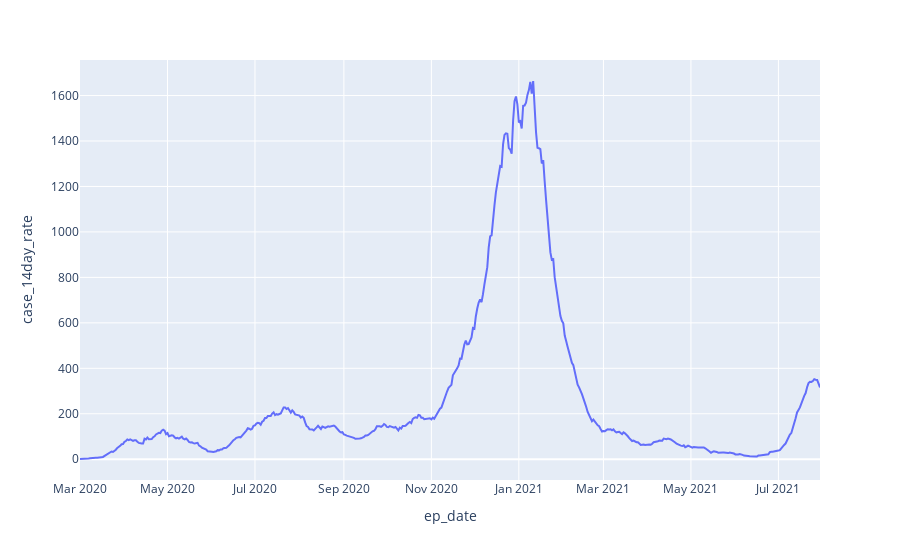

Notebook code for this chart:
### Code cell
fig.show()

### Figure 1 — Plotly figure (JSON) as saved in the notebook; plotly's stock layout.template omitted (floating-point values rounded to 4 significant figures; data arrays with more than 128 entries replaced by an {"elided": "..."} marker saying what was removed)
{"data": [{"hovertemplate": "ep_date=%{x}<br>case_14day_rate=%{y}<extra></extra>", "legendgroup": "", "line": {"color": "#636efa", "dash": "solid"}, "mode": "lines", "name": "", "orientation": "v", "showlegend": false, "type": "scatter", "x": {"elided": "517 str values"}, "xaxis": "x", "y": {"elided": "517 int values"}, "yaxis": "y"}], "layout": {"autosize": true, "legend": {"tracegroupgap": 0}, "margin": {"t": 60}, "xaxis": {"anchor": "y", "autorange": true, "domain": [0, 1], "range": ["2020-03-01", "2021-07-30"], "title": {"text": "ep_date"}, "type": "date"}, "yaxis": {"anchor": "x", "autorange": true, "domain": [0, 1], "range": [-91.39, 1756.0], "title": {"text": "case_14day_rate"}, "type": "linear"}}}
